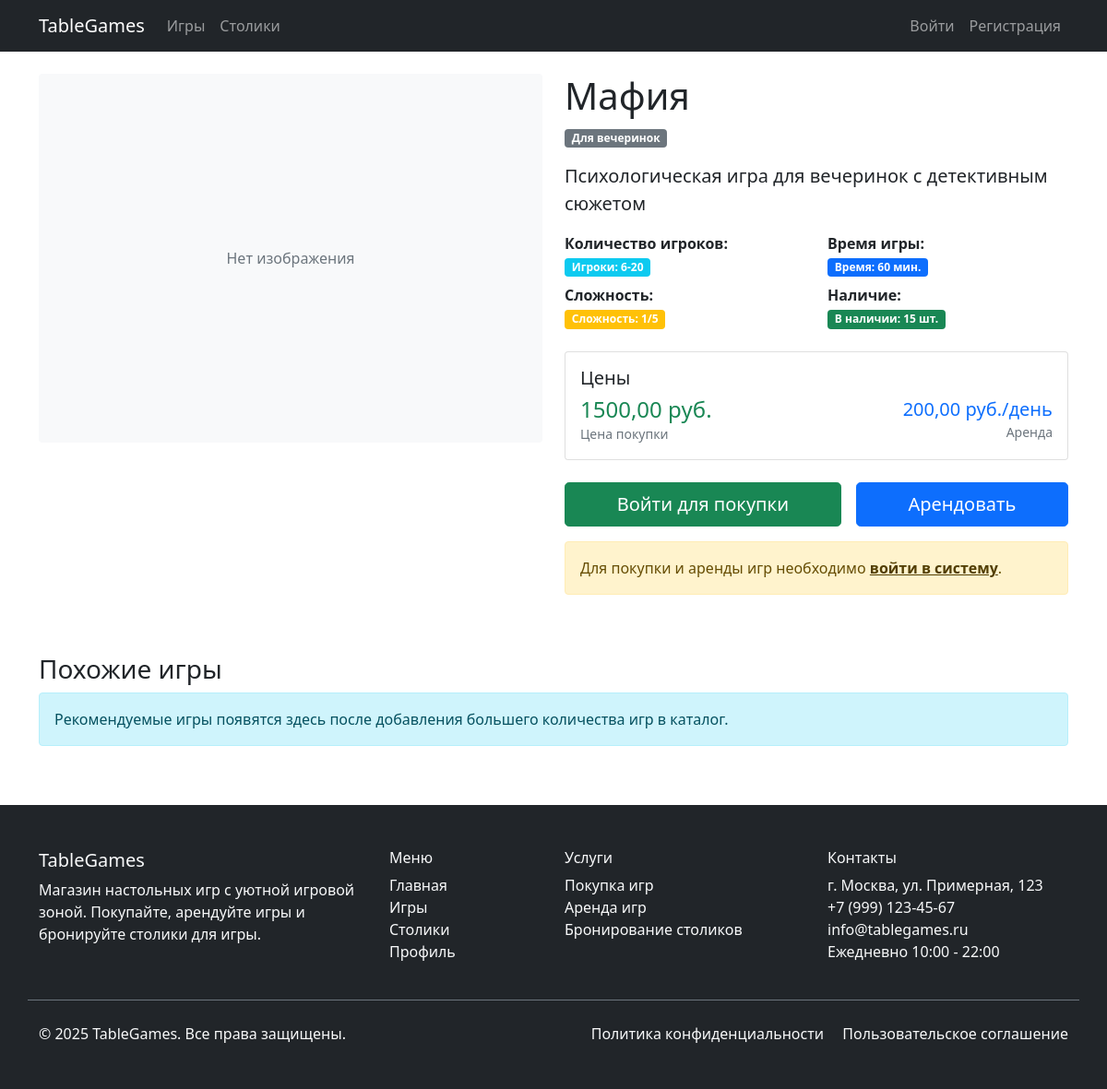
Page /games/2/ on the earlier database version.
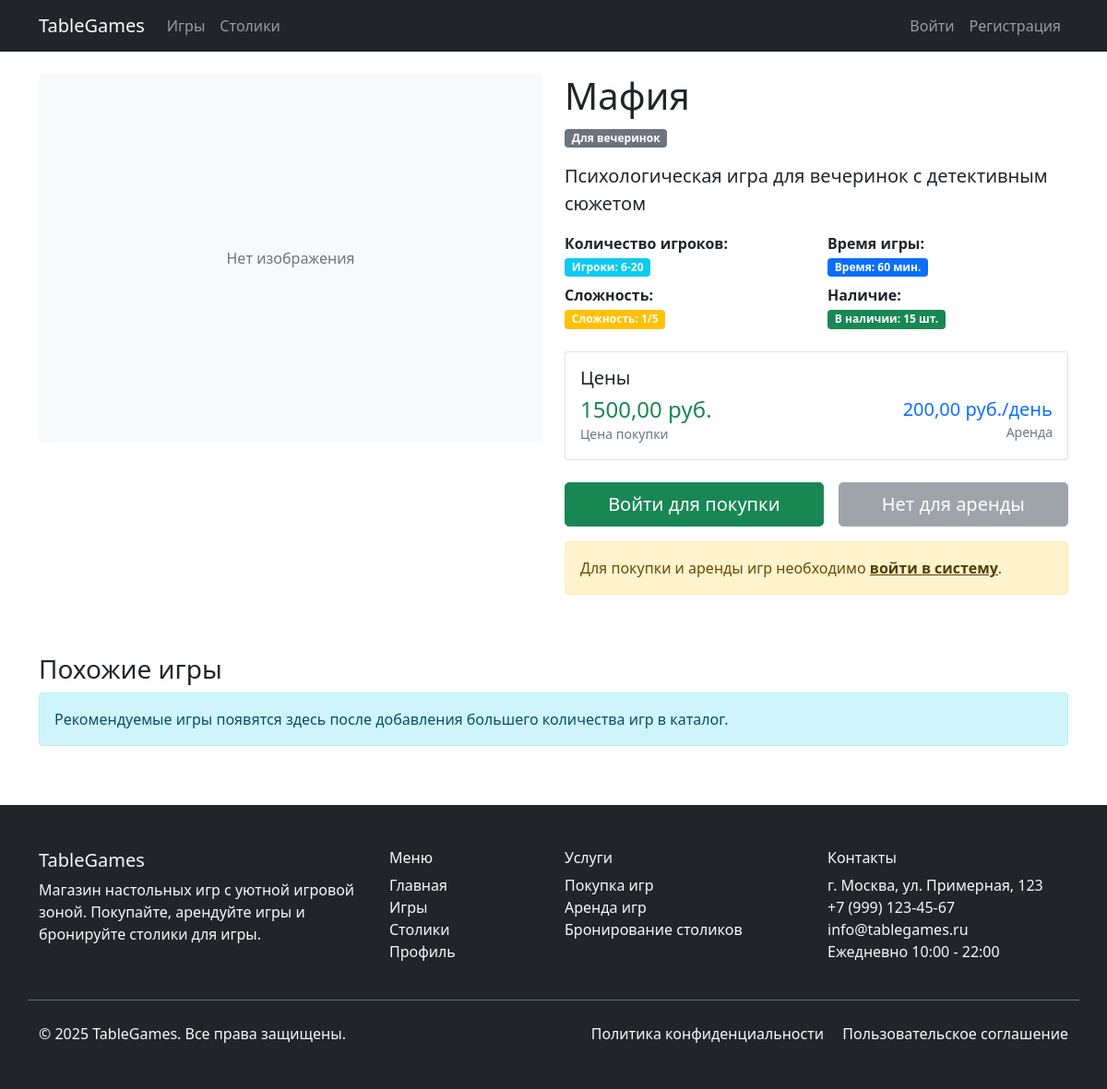
Same page on the later database version.
### tablegames/views.py (the view)
# urls.py: path('games/<int:game_id>/', views.game_detail, name='game_detail'),
def game_detail(request, game_id):
    game = get_object_or_404(Game, id=game_id)
    return render(request, 'tablegames/game_detail.html', {'game': game})

### tablegames/templates/tablegames/game_detail.html (shortened to what this page needs)
{% extends 'tablegames/base.html' %}
{% block content %}
<div class="row">
    <div class="col-md-6">
        {% if game.image %}
        <img src="{{ game.image.url }}" class="img-fluid rounded" alt="{{ game.name }}">
        {% else %}
        <div class="bg-light rounded d-flex align-items-center justify-content-center" style="height: 400px;">
            <span class="text-muted">Нет изображения</span>
        </div>
        {% endif %}
    </div>
    <div class="col-md-6">
        <h1>{{ game.name }}</h1>
        <span class="badge bg-secondary mb-3">{{ game.get_category_display }}</span>
        <p class="lead">{{ game.description }}</p>
        <div class="row mb-4">
            <div class="col-6">
                <strong>Количество игроков:</strong><br>
                <span class="badge bg-info">Игроки: {{ game.min_players }}-{{ game.max_players }}</span>
            </div>
            <div class="col-6">
                <strong>Время игры:</strong><br>
                <span class="badge bg-primary">Время: {{ game.play_time_minutes }} мин.</span>
            </div>
            <div class="col-6 mt-2">
                <strong>Сложность:</strong><br>
                <span class="badge bg-warning">Сложность: {{ game.difficulty }}/5</span>
            </div>
            <div class="col-6 mt-2">
                <strong>Наличие:</strong><br>
                {% if game.in_stock > 0 %}
                <span class="badge bg-success">В наличии: {{ game.in_stock }} шт.</span>
                {% else %}
                <span class="badge bg-danger">Нет в наличии</span>
                {% endif %}
            </div>
        </div>
        <div class="card mb-4">
            <div class="card-body">
                <h5 class="card-title">Цены</h5>
                <div class="d-flex justify-content-between align-items-center">
                    <div>
                        <h4 class="text-success mb-0">{{ game.price }} руб.</h4>
                        <small class="text-muted">Цена покупки</small>
                    </div>
                    <div class="text-end">
                        <h5 class="text-primary mb-0">{{ game.rental_price_per_day }} руб./день</h5>
                        <small class="text-muted">Аренда</small>
                    </div>
                </div>
            </div>
        </div>
        <div class="d-grid gap-2 d-md-flex">
            {% if game.in_stock > 0 %}
            {% if user.is_authenticated %}
            <button class="btn btn-success btn-lg flex-fill me-md-2 add-to-cart-btn"
                    data-game-id="{{ game.id }}"
                    data-game-name="{{ game.name }}">
                В корзину
            </button>
            {% else %}
            <a href="{% url 'login' %}?next={% url 'game_detail' game.id %}" class="btn btn-success btn-lg flex-fill me-md-2">
                Войти для покупки
            </a>
            {% endif %}
            {% else %}
            <button class="btn btn-secondary btn-lg flex-fill me-md-2" disabled>
                Нет в наличии
            </button>
            {% endif %}
            {% if game.available_for_rental > 0 %}
            <a href="{% url 'create_rental_game' game.id %}" class="btn btn-primary btn-lg flex-fill">
                Арендовать
            </a>
            {% else %}
            <button class="btn btn-secondary btn-lg flex-fill" disabled>
                Нет для аренды
            </button>
            {% endif %}
        </div>
        {% if not user.is_authenticated %}
        <div class="alert alert-warning mt-3">
            Для покупки и аренды игр необходимо <a href="{% url 'login' %}" class="alert-link">войти в систему</a>.
        </div>
        {% endif %}
    </div>
</div>
<div class="row mt-5">
    <div class="col-12">
        <h3>Похожие игры</h3>
        <div class="row">
            <div class="col-12">
                <div class="alert alert-info">
                    Рекомендуемые игры появятся здесь после добавления большего количества игр в каталог.
                </div>
            </div>
        </div>
    </div>
</div>
{% endblock %}

Differences in the rows shown:
changed Game "Мафия": available_for_rental 3 → 0 (drawn)
Other differences:
text no longer shown: "Арендовать"
text now shown: "Нет для аренды"
